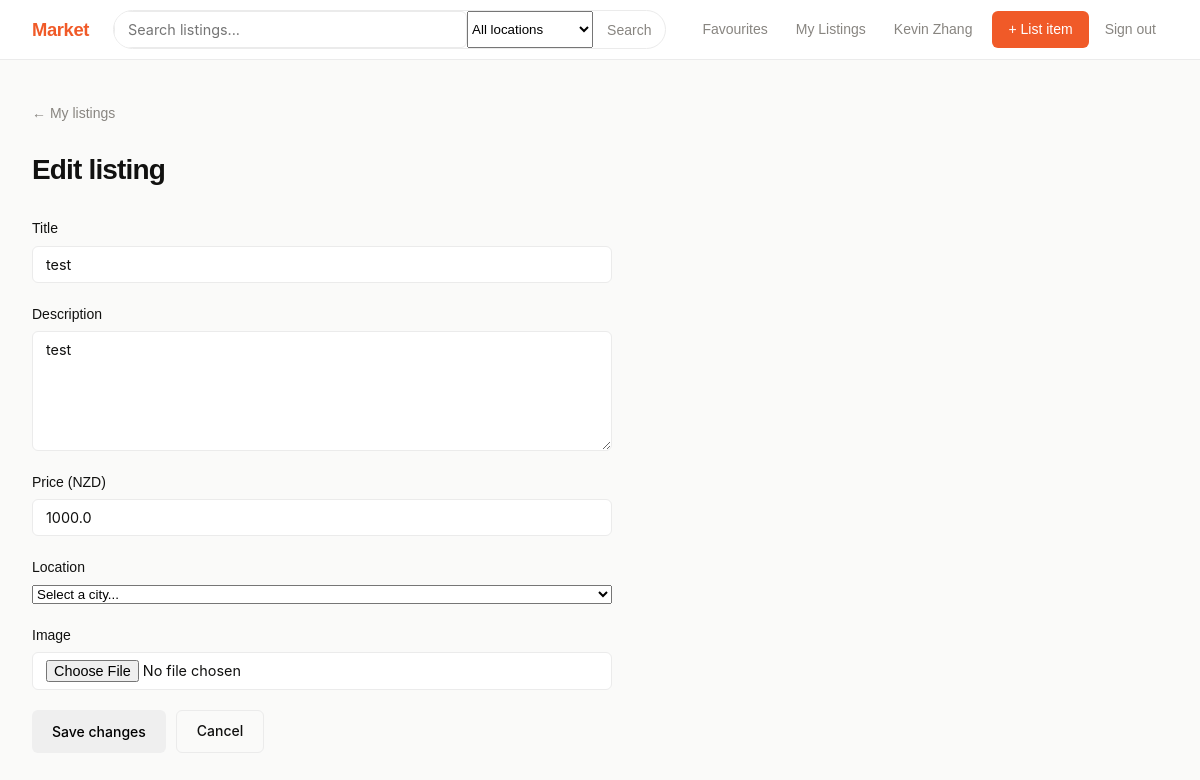
The app's page /edit-listing/1 (signed in) with its own data.
### app.py (models this page shows)
class User(UserMixin, db.Model):
    id = db.Column(db.Integer, primary_key=True)
    google_id = db.Column(db.String(128), unique=True, nullable=False)
    name = db.Column(db.String(128), nullable=False)
    email = db.Column(db.String(256), nullable=True)
    listings = db.relationship("Listing", backref="seller")
    favourites = db.relationship("Listing", secondary=favourites_table)

class Listing(db.Model):
    id = db.Column(db.Integer, primary_key=True)
    user_id = db.Column(db.Integer, db.ForeignKey("user.id"))
    title = db.Column(db.String(200), nullable=False)
    description = db.Column(db.Text, nullable=False)
    price = db.Column(db.Float, nullable=False)
    location = db.Column(db.String(200), nullable=False)
    image_filename = db.Column(db.String(256))

### app.py (the view, shortened to what this page needs)
@app.route('/edit-listing/<int:listing_id>', methods=["GET", "POST"])
@login_required
def edit_listing(listing_id):
    listing = Listing.query.get(listing_id)
    if listing.user_id != current_user.id:
        return redirect(url_for('home'))
    return render_template('edit_listing.html', listing=listing)

### app.py (called while the page is built)
@login_manager.user_loader
def load_user(user_id):
    return User.query.get(int(user_id))

### templates/edit_listing.html (shortened to what this page needs)
{% extends "base.html" %}
{% block content %}
<a href="{{ url_for('my_listing') }}" class="back-link">← My listings</a>
<h1>Edit listing</h1>
<div class="form-wrap">
    <form method="POST" enctype="multipart/form-data">
        <div class="form-group">
            <label>Title</label>
            <input type="text" name="title" value="{{ listing.title }}" required>
        </div>
        <div class="form-group">
            <label>Description</label>
            <textarea name="description" required>{{ listing.description }}</textarea>
        </div>
        <div class="form-group">
            <label>Price (NZD)</label>
            <input type="number" name="price" step="0.01" min="0" value="{{ listing.price }}" required>
        </div>
        <div class="form-group">
            <label>Location</label>
            <select name="location" required>
                <option value="" disabled selected>Select a city...</option>
            </select>
        </div>
        <div class="form-group">
            <label>Image</label>
            <input type="file" name="image" accept="image/*">
        </div>
        <div class="form-actions">
            <button type="submit" class="btn btn-primary">Save changes</button>
            <a href="{{ url_for('my_listing') }}" class="btn btn-outline">Cancel</a>
        </div>
    </form>
</div>
{% endblock %}

### templates/base.html (shortened to what this page needs)
<!DOCTYPE html>
<html lang="en">
<head>
    <link rel="stylesheet" href="{{ url_for('static', filename='style/base.css') }}">
</head>
<body>
<nav>
    <a href="{{ url_for('home') }}" class="nav-logo">Market</a>
    <form class="nav-search" method="GET" action="{{ url_for('home') }}">
        <input type="text" name="search" placeholder="Search listings..." value="{{ request.args.get('search', '') }}">
         <select name="location">
            <option value="">All locations</option>
        </select>
        <button type="submit">Search</button>
    </form>
    <div class="nav-links">
        {% if current_user.is_authenticated %}
            <a href="{{ url_for('favourites') }}" class="nav-link">Favourites</a>
            <a href="{{ url_for('my_listing') }}" class="nav-link">My Listings</a>
            <span class="nav-name">{{ current_user.name }}</span>
            <a href="{{ url_for('create_listing') }}" class="btn-nav">+ List item</a>
            <a href="{{ url_for('logout') }}" class="nav-link">Sign out</a>
        {% else %}
            <a href="{{ url_for('google_login') }}" class="btn-nav">Sign in</a>
        {% endif %}
    </div>
</nav>
<main>
    {% block content %}{% endblock %}
</main>
</body>
</html>

### static/style/base.css (style rules this page uses)
*, *::before, *::after { box-sizing: border-box; margin: 0; padding: 0; }
:root { --orange: #f05a28; --orange-dk: #d44a1a; --orange-lt: #fff4f0; --bg: #fafaf9; --surface: #ffffff; --border: #ebebeb; --text: #111110; --muted: #888580; --radius: 10px; --radius-sm: 6px; }
body { font-family: sans-serif; background: var(--bg); color: var(--text); min-height: 100vh; display: flex; flex-direction: column; line-height: 1.6; }
a { color: inherit; text-decoration: none; }
h1 { font-family: sans-serif; font-size: 1.75rem; font-weight: 800; letter-spacing: -.03em; margin-bottom: 24px; }
nav { background: var(--surface); border-bottom: 1px solid var(--border); padding: 0 32px; height: 60px; display: flex; align-items: center; gap: 24px; position: sticky; top: 0; z-index: 100; }
.nav-logo { font-family: 'Syne', sans-serif; font-weight: 800; font-size: 1.15rem; color: var(--orange); letter-spacing: -.02em; white-space: nowrap; }
.nav-search { flex: 1; max-width: 666px; display: flex; border: 1.5px solid var(--border); border-radius: 999px; overflow: hidden; transition: border-color .15s; }
.nav-search input { flex: 1; border: none; background: transparent; padding: 7px 16px; font-family: 'Inter', sans-serif; font-size: .875rem; color: var(--text); outline: none; }
.nav-search button { border: none; background: transparent; padding: 0 14px; cursor: pointer; color: var(--muted); font-size: .875rem; }
.nav-links { display: flex; align-items: center; gap: 4px; margin-left: auto; }
.nav-link { font-size: .875rem; font-weight: 500; color: var(--muted); padding: 6px 12px; border-radius: var(--radius-sm); transition: color .15s, background .15s; }
.nav-name { font-size: .875rem; font-weight: 500; color: var(--muted); padding: 6px 12px; }
.btn-nav { background: var(--orange); color: #fff; font-size: .875rem; font-weight: 500; padding: 7px 16px; border-radius: var(--radius-sm); transition: background .15s; margin-left: 4px; }
main { flex: 1; max-width: 1200px; width: 100%; margin: 0 auto; padding: 40px 32px; }
.btn { display: inline-block; padding: 9px 20px; border-radius: var(--radius-sm); font-family: 'Inter', sans-serif; font-size: .875rem; font-weight: 500; cursor: pointer; border: none; transition: background .15s, color .15s; text-decoration: none; }
.btn-outline { background: transparent; color: var(--text); border: 1.5px solid var(--border); }
.back-link { display: inline-flex; align-items: center; gap: 6px; font-size: .875rem; color: var(--muted); margin-bottom: 24px; transition: color .15s; }
.form-wrap { max-width: 580px; }
.form-group { display: flex; flex-direction: column; gap: 6px; margin-bottom: 20px; }
label { font-size: .875rem; font-weight: 500; color: var(--text); }
input[type="text"], input[type="number"], input[type="file"], textarea { border: 1.5px solid var(--border); border-radius: var(--radius-sm); padding: 9px 13px; font-family: 'Inter', sans-serif; font-size: .9rem; color: var(--text); background: var(--surface); outline: none; transition: border-color .15s; width: 100%; }
textarea { resize: vertical; min-height: 120px; }
input[type="file"] { padding: 7px 13px; cursor: pointer; }
.form-actions { display: flex; gap: 10px; margin-top: 8px; }

### records on screen
User: name "Kevin Zhang"
Listing: title "test", description "test", price "1000.0"
